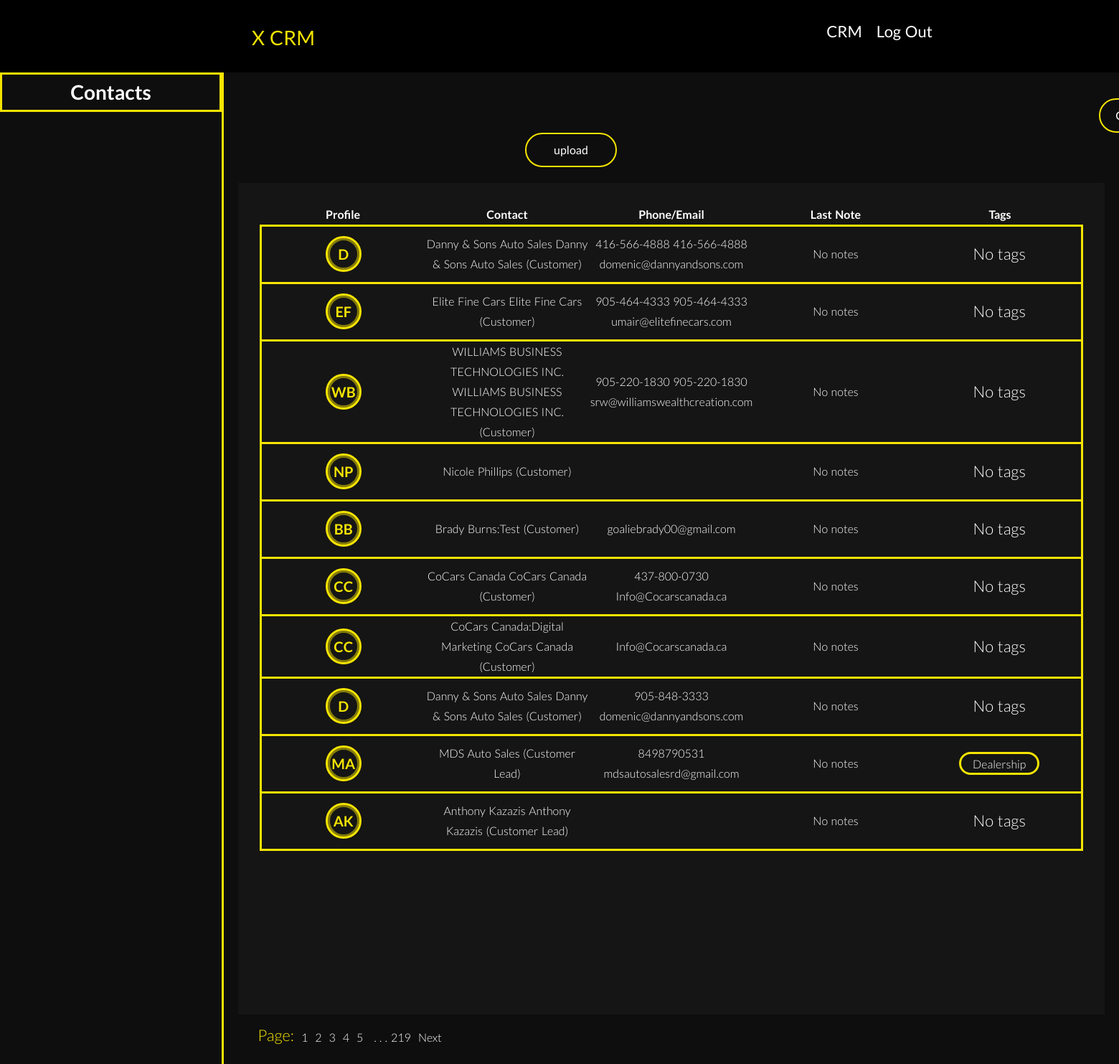
The app's page /CRM (signed in) with its own data.
### my_package/models.py (models this page shows)
class CRM(db.Model):
    __tablename__ = 'CRM'
    id = db.Column(db.Integer, primary_key=True)
    contactname = db.Column(db.String(10000))
    date = db.Column(db.DateTime(timezone=True), default=func.now())
    user_id = db.Column(db.Integer, db.ForeignKey('user.id'))
    Contact = db.Column(db.String(10000))
    PhoneEmail = db.Column(db.String(10000))
    tags = db.relationship('Tags', secondary=crm_tags, lazy='subquery', back_populates='contacts')
    notes = db.relationship('Note', backref='contact', lazy=True)
    user =db.relationship('User', back_populates='crm')

class Tags(db.Model):
    __tablename__ = 'Tags'
    id = db.Column(db.Integer, primary_key=True)
    name = db.Column(db.String(50), unique=True, nullable=False)
    contacts = db.relationship('CRM', secondary=crm_tags, lazy='subquery', back_populates='tags')

### app.py (the view, shortened to what this page needs)
@app.route('/CRM', methods=['GET', 'POST'])
@login_required
def crm():
    page = request.args.get('page', 1, type=int)
    contacts = (CRM.query
                .filter_by(user_id=current_user.id)
                .join(Note, isouter=True)  # Use outerjoin if you are using older SQLAlchemy
                .order_by(CRM.id, desc(Note.created_at))
                .paginate(page=page, per_page=10, error_out=False))
    latest_notes = {}
    for contact in contacts.items:
        if contact.notes:
            latest_notes[contact.id] = contact.notes[0].content
    next_url = url_for('crm', page=contacts.next_num) if contacts.has_next else None
    prev_url = url_for('crm', page=contacts.prev_num) if contacts.has_prev else None
    current_page = contacts.page
    total_pages = contacts.pages
    pages_to_show = 5
    pages = [page for page in range(current_page, min(current_page + pages_to_show, total_pages + 1))]
    return render_template('crm.html', contacts=contacts.items, latest_notes=latest_notes, next_url=next_url, prev_url=prev_url, pages=pages, total_pages=total_pages, user=current_user, current_page=current_page)

### app.py (called while the page is built)
@login_manager.user_loader
def load_user(id):
    return User.query.get(int(id))

### my_package/templates/crm.html (shortened to what this page needs)
{% extends 'layout.html' %} {% block content %}
<div class="crm-page">
    <div class="crm-menu">
        <div class="contacts-block">
            <a>
                <span class="contacts">Contacts</span>
            </a>
        </div>
    </div>
    <div class="crm-inner-page">
        <div class="crm-upper-static">
            <form method="POST" enctype="multipart/form-data">
                <input class="upload-csv" type="file" name="csv" accept=".csv, .xlsx">
                <input class="upload" type="submit" value="upload">
            </form>
        </div>
        <div class="crm-contacts">
            <table class="contacts-section">
                <tr class="crm-header">
                    <th class="crm-header-item">Profile</th>
                    <th class="crm-header-item"> Contact</th>
                    <th class="crm-header-item">Phone/Email</th>
                    <th class="crm-header-item">Last Note</th>
                    <th class="crm-header-item">Tags</th>
                </tr>
                {% if pages and pages[-1] < total_pages %}
                {% for contact in contacts %}
                <tr class="crm-info-row" data-href="{{ url_for('contact_detail', id=contact.id) }}">
                    <td class="crm-info">
                        {% set names = contact.Contact.split(" ") %}
                        {% set initials = names[0][0].upper() if names[0] else '' %}
                        {% set second_initial = names[1][0].upper() if names[1] and names[1][0].isalpha() else '' %}
                        {% set initials = initials + second_initial if names|length > 1 else initials %}
                        <div class="center-div">
                            <a class='contact-link' href="{{ url_for('contact_detail', id=contact.id) }}">
                                <div class="profile-picture" data-initial="{{ initials }}"></div>
                            </a>
                        </div>
                    </td>
                    <td class="crm-info"><a class='contact-link' href="{{ url_for('contact_detail', id=contact.id) }}">{{ contact.Contact }}</a></td>
                    <td class="crm-info"><a class='contact-link' href="{{ url_for('contact_detail', id=contact.id) }}">{{ contact.PhoneEmail }}</a></td>
                    <td class="crm-info">
                        {{ latest_notes.get(contact.id, "No notes") }}
                    </td>
                    <td class="crm-info">
                        <ul class="tag-list">
                            {% for tag in contact.tags %}
                                <a class="tag-btn">{{ tag.name }}</a>
                            {% else %}
                                <p class="tag-btn-none">No tags</p>
                            {% endfor %}
                        </ul>
                    </td>
                </tr>
                {% endfor %}
            </table>
            <div class="pagination">
                <p class="static-page-txt">Page:</p>
                {% for page in pages %}
                    <a class="page-item-crm" href="{{ url_for('crm', page=page) }}">{{ page }}</a>
                {% endfor %}
                {% if pages[-1] < total_pages %}
                    <span class="three-dots">. . .</span>
                    <a class="total-pages" href="{{ url_for('crm', page=total_pages) }}">{{ total_pages }}</a>
                {% endif %}
                {% if next_url %}
                    <a class="next-page" href="{{ next_url }}">Next</a>
                {% endif %}
                {% endif %}
            </div>
        </div>
    </div>
</div>
{% endblock %}

### my_package/static/css/main.css (style rules this page uses)
* { margin: 0; padding: 0; box-sizing: border-box; }
:root { --header-bg-color: rgb(0, 0, 0); --textarea-bg-color: rgb(14, 14, 14); --body-bg-color: rgb(14, 14, 14); --nav-link-color: white; }
body { background: rgb(14, 14, 14); margin: auto; line-height: 1.75; font-weight: 900; word-spacing: 1.5px; font-family: 'Lato',sans-serif; font-weight: 300; }
p { font-size: 22px; font-weight: 300; }
::placeholder { color: #34dfff; opacity: 1; }
.crm-page { display: inline-block; width: 100%; height: 100%; }
.crm-menu { width: 20%; height: 100%; display:block; position: absolute; background-color: rgb(14, 14, 14); border-right-color: #F5E400; border-right-style: solid; border-right-width: blur(2px); left: 0; bottom: 0; top: 6.3em; color: #F5E400; }
.crm-inner-page { width: 80%; height: 100%; background-color: rgb(14, 14, 14); right: 0; bottom: 0; top: 6.3em; position: absolute; display: block; padding: 20px; }
.crm-upper-static { right: 0; display: inline-block; position: relative; width: 100%; height:1em; }
.upload-csv { display: inline-block; position: relative; margin-left: 50em; margin-top: 5em; color: white; right: -25em; bottom: 4em; }
.upload { margin-right: 0em; display:inline-block; position: relative; right: -25em; border-width: blur(2px); border-style: solid; border-color: #F5E400; background-color: rgb(14,14,14); color: white; height: 3em; width: 8em; border-radius: 1.5em; bottom: 4em; }
.crm-contacts { position: relative; display: block; background-color: rgb(14, 14, 14); width: 100%; height: 80%; margin-bottom: 0em; margin-top: 0em; bottom: 2em; }
.contacts-section { display: block; width: 100%; position: relative; height: 100%; background-color: rgb(21, 21, 21); color: white; padding: 30px; }
.crm-header { display: table-row; width: 100%; text-align: center; }
.crm-header-item { margin-bottom: 3em; }
.page-item-crm, .total-pages, .next-page, .static-page-txt, .previous-page { position: relative; margin-right: 10px; }
.static-page-txt { color: #F5E400; }
.page-item-crm, .total-pages, .next-page, .previous-page, .three-dots { position: relative; margin-top: 8px; color: white; }
.three-dots { margin-right: 5px; margin-left: 5px; }
.crm-info-row { display: table-row; position: relative; background-color: rgb(21,21,21); margin-top: 3px; border-color: #F5E400; border-width: blur(2px); border-style: solid; height: 5em; padding: 1.5em; width: 100%; }
.crm-info { display: table-cell; width: 20%; text-align: center; }
.center-div { display: flex; justify-content: center; align-items: center; background-color:transparent; background: none; }
.profile-picture { display: flex; justify-content: center; align-items: center; font-weight: bold; background: none; }
.pagination { margin-top: 10px; margin-left: 1.7em; }
.contacts-block { display: block; font-family: 'lato', 'sans-serif'; font-weight: 600; color: white; font-size: 28px; text-align: center; border-width: blur(2px); border-color: #F5E400; border-style: solid; }
.contact-link { text-decoration: none; color: white; }
.profile-picture { width: 50px; height: 50px; border-radius: 50%; background-color: transparent; color: #F5E400; text-align: center; line-height: 50px; font-size: 20px; position: relative; display: flex; justify-content: center; align-items: center; font-weight: bold; background: none; border-color: #F5E400; border-width: blur(2px); border-style: solid; }
.profile-picture::before { content: attr(data-initial); position: absolute; z-index: 2; width: 100%; text-align: center; display: flex; justify-content: center; align-items: center; font-weight: bold; background: none; }
.profile-picture::after { content: ""; position: absolute; top: 0; left: 0; width: 100%; height: 100%; background-color: transparent; border-radius: 50%; z-index: 1; opacity: 0.5; display: flex; justify-content: center; align-items: center; font-weight: bold; background: none; border-color: #F5E400; border-width: blur(2px); border-style: solid; }
.tag-list { list-style: none; padding: 0; margin: 0; display: inline-flex; }
.tag-btn { margin: 0 5px; border-width: blur(2px); border-style: solid; border-color: #F5E400; background-color: transparent; color: white; height: 2em; width: fit-content; border-radius: 1em; padding-left: 1em; padding-right: 1em; display: inline-block; position: relative; }
.tag-btn-none { display: flex; margin: 0 5px; background-color: transparent; color: white; height: 2em; width: fit-content; justify-content: center; align-items: center; }

### records on screen
CRM: Contact "Danny & Sons Auto Sales Danny & Sons Auto Sales (Customer)", PhoneEmail "416-566-4888 416-566-4888 domenic@dannyandsons.com", get "No notes"
CRM: Contact "Elite Fine Cars Elite Fine Cars (Customer)", PhoneEmail "905-464-4333 905-464-4333 umair@elitefinecars.com", get "No notes"
CRM: Contact "WILLIAMS BUSINESS TECHNOLOGIES INC. WILLIAMS BUSINESS TECHNOLOGIES INC. (Customer)", PhoneEmail "905-220-1830 905-220-1830 srw@williamswealthcreation.com", get "No notes"
CRM: Contact "Nicole Phillips (Customer)", get "No notes"
CRM: Contact "Brady Burns:Test (Customer)", PhoneEmail "goaliebrady00@gmail.com", get "No notes"
CRM: Contact "CoCars Canada CoCars Canada (Customer)", PhoneEmail "437-800-0730 Info@Cocarscanada.ca", get "No notes"
CRM: Contact "CoCars Canada:Digital Marketing CoCars Canada (Customer)", PhoneEmail "Info@Cocarscanada.ca", get "No notes"
CRM: Contact "Danny & Sons Auto Sales Danny & Sons Auto Sales (Customer)", PhoneEmail "905-848-3333 domenic@dannyandsons.com", get "No notes"
CRM: Contact "MDS Auto Sales (Customer Lead)", PhoneEmail "8498790531 mdsautosalesrd@gmail.com", get "No notes"
Tags: name "Dealership"
CRM: Contact "Anthony Kazazis Anthony Kazazis (Customer Lead)", get "No notes"

### other values on screen
{{ page }} "1" "2" "3" "4" "5"
{{ total_pages }} "219"
